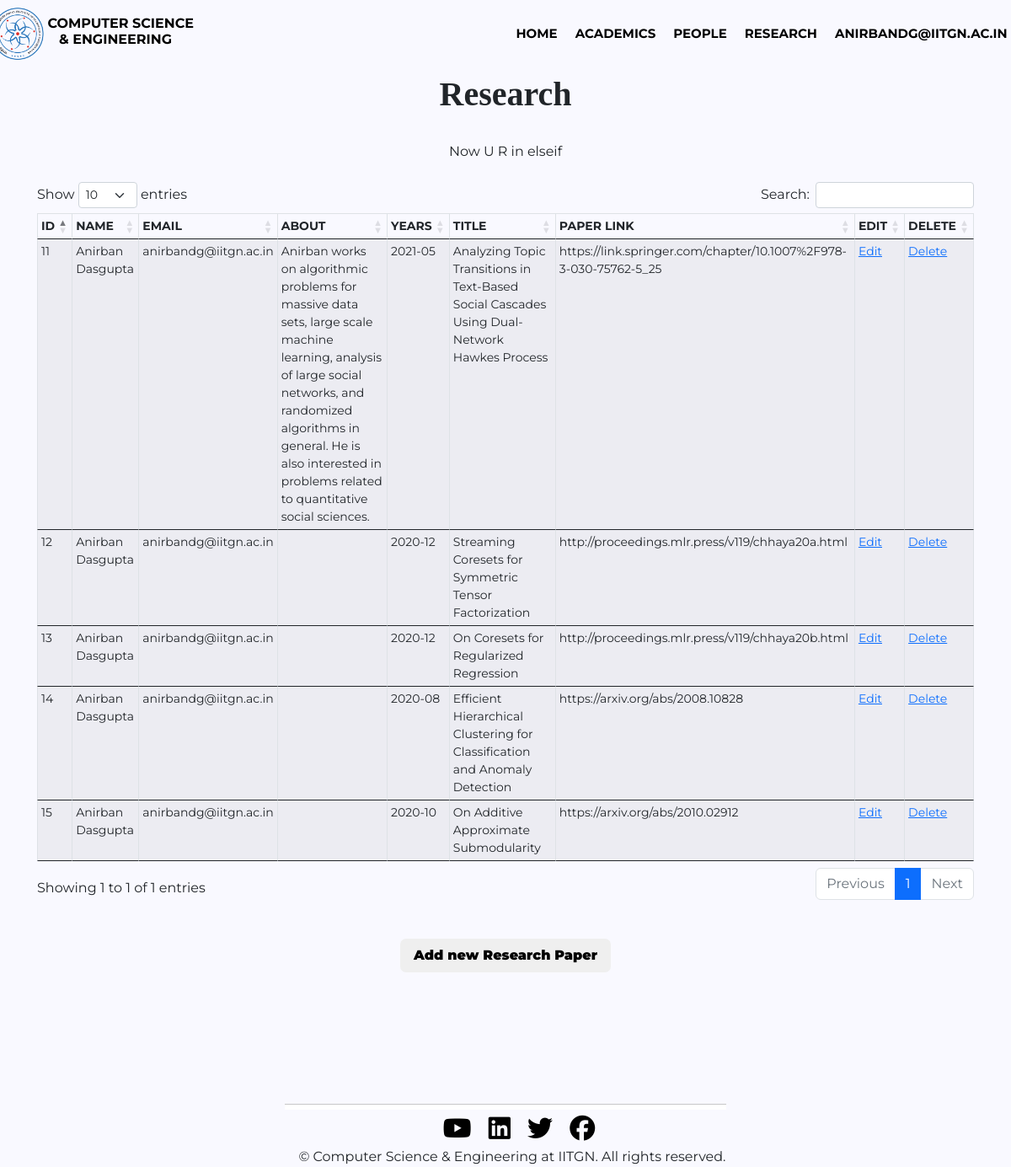
The page /cse_manager/update_research.php (signed in) on the database its author committed.
### tables this page shows
CREATE TABLE `research` (
  `id` int(11) NOT NULL,
  `faculty_name` varchar(40) NOT NULL,
  `email_id` longtext NOT NULL,
  `about` varchar(9000) NOT NULL,
  `years` text NOT NULL,
  `title` longtext NOT NULL,
  `paper_link` longtext NOT NULL
);

### cse_manager/update_research.php (the view, shortened to what this page needs)
<!DOCTYPE html>
<html>
<head>
<link href="https://cdn.jsdelivr.net/npm/bootstrap@5.1.0/dist/css/bootstrap.min.css" rel="stylesheet">
<link href="https://cdnjs.cloudflare.com/ajax/libs/animate.css/3.7.2/animate.min.css" rel="stylesheet">
<link rel="stylesheet" href="https://cdnjs.cloudflare.com/ajax/libs/twitter-bootstrap/5.2.0/css/bootstrap.min.css">
<link rel="stylesheet" href="https://cdn.datatables.net/1.13.4/css/dataTables.bootstrap5.min.css">
<link rel="stylesheet" href="style(header).css">
<link rel="stylesheet" href="style(footer).css">
</head>
<body>
<?php
    include_once("Headers.php");
?>
    <div class = "course_heading">
        <h1>Research</h1>
        <br/>
    </div>
    <div class= "course">
        <div class="row">
            <?php
            include_once("dbcsemanager.php");
            $query = "SELECT * from research order by faculty_name asc";
            $query_run= mysqli_query($conn,$query);
            $check_faculty = mysqli_num_rows($query_run)>0;
            echo "<div class = 'table-responsive'>";
            echo "<table id = 'table_id' class='table table-striped table-bordered table-sm table-hover table-responsive' cellspacing='0'>
            <thead>
            <tr>
                <th> Id </th>
                <th> Name </th>
                <th> Email </th>
                <th> about </th>
                <th> Years </th>
                <th> Title  </th>
                <th> Paper Link </th>
                <th> Edit </th>
                <th> Delete </th>
            </tr>
            </thead>";
            if($_SESSION['user'] == 'cse@iitgn.ac.in'){
                if($check_faculty)
                {
                    echo "<tbody>";
                    while($row= mysqli_fetch_assoc($query_run))
                    {
                        echo "<tr>";
                        echo "<td>" .$row["id"]."</td>";
                        echo "<td>" .$row["faculty_name"]."</td>";
                        echo "<td>" .$row["email_id"]."</td>";
                        echo "<td>" .$row["about"]."</td>";
                        echo "<td>" .$row["years"]."</td>";
                        echo "<td>" .$row["title"]."</td>";
                        echo "<td>" .$row["paper_link"]."</td>";
                        echo "<td><a href='edit_research?id=" .$row['id']."'> Edit </a></td>";
                        echo "<td><a href='delete_research?id=" .$row['id']."'> Delete </a></td>";
                        echo "</tr>";
                    }
                    echo "<tbody>";
                    echo "</table>";
                    }
                else
                {
                    echo "No Student found";
                }
        }
        elseif($_SESSION['user'])
        {
            echo '<center>';
            echo  'Now U R in elseif';
            echo '<br>';echo '<br>';
            echo '</center>';
            $email_id = $_SESSION["user"];
            $query_cse = "SELECT * from research where email_id ='$email_id' order by id";
            $query_fac= mysqli_query($conn,$query_cse);
            $check_faculty = mysqli_num_rows($query_run)>0;
            if($check_faculty)
            {
                while($row= mysqli_fetch_assoc($query_fac)){
                    echo "<tbody>";
                    echo "<tr>";
                    echo "<td>" .$row["id"]."</td>";
                    echo "<td>" .$row["faculty_name"]."</td>";
                    echo "<td>" .$_SESSION["user"]."</td>";
                    echo "<td>" .$row["about"]."</td>";
                    echo "<td>" .$row["years"]."</td>";
                    echo "<td>" .$row["title"]."</td>";
                    echo "<td>" .$row["paper_link"]."</td>";
                    echo "<td><a href='edit_research?id=" .$row['id']."'> Edit </a></td>";
                    echo "<td><a href='delete_research?id=" .$row['id']."'> Delete </a></td>";
                    echo "</tr>";
                    echo "<tbody>";
                }
                echo "</table>";
                }
            else
            {
                echo "No Student found";
            }
        }
            echo "</div>";
            ?>
        </div>
    </div>
    <div class = "extrabtn">
        <div class = 'wrapper'>
        <button class='button'><a href='research_input'> Add new Research Paper </a></button>
        </div>
        </div>
<?php
      include_once("Footers.php");
?>
</body>
</html>

### cse_manager/style(header).css (style rules this page uses)
* { margin: 0; padding: 0; font-family: 'Montserrat', sans-serif; box-sizing: border-box; }
body { justify-content: center; align-items: center; min-height: 70vh; place-items: center; }

### cse_manager/update_research.php (style rules this page uses)
body { background-color: #f9f9ff; overflow-x: hidden; }
.course_heading h1,h3 { text-align: center; }
.course_heading h1,h3 { font-weight: 600; font-family: 'EB Garamond', serif; }
.course_heading { margin-top: 5.5rem; }
.course { min-width: 50rem; }
.row { margin: 0rem 2rem; }
.wrapper { margin-top: 3rem; display: flex; justify-content: center; align-items: center; height: 2rem; }
table { background-color: #f9f9ff; font-size: 14px; }
th { text-transform: uppercase; }
.button { cursor: pointer; padding: 0.5rem 1rem; border: none; border-radius: 7px; font-weight: 900; }
.button { transition: background 1s, transform 0.9s; }
.button a { color: black; text-decoration: none; }

### rows shown on the page
research: id "11", faculty_name "Anirban Dasgupta", about "Anirban works on algorithmic problems for massive data sets, large scale machine learning, analysis of large social networks, and randomized algorithms in general. He is also interested in problems related to quantitative social sciences.", years "2021-05", title "Analyzing Topic Transitions in Text-Based Social Cascades Using Dual-Network Hawkes Process", paper_link "https://link.springer.com/chapter/10.1007%2F978-3-030-75762-5_25"
research: id "12", faculty_name "Anirban Dasgupta", years "2020-12", title "Streaming Coresets for Symmetric Tensor Factorization", paper_link "http://proceedings.mlr.press/v119/chhaya20a.html"
research: id "13", faculty_name "Anirban Dasgupta", years "2020-12", title "On Coresets for Regularized Regression", paper_link "http://proceedings.mlr.press/v119/chhaya20b.html"
research: id "14", faculty_name "Anirban Dasgupta", years "2020-08", title "Efficient Hierarchical Clustering for Classification and Anomaly Detection", paper_link "https://arxiv.org/abs/2008.10828"
research: id "15", faculty_name "Anirban Dasgupta", years "2020-10", title "On Additive Approximate Submodularity", paper_link "https://arxiv.org/abs/2010.02912"

### other values the page prints
$_SESSION['user'] "ANIRBANDG@IITGN.AC.IN"
